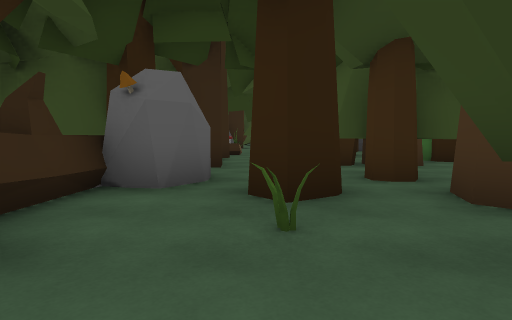
View 1 (above)

24 first-person views from a walk through a Unity game level. The camera is 1.2 m above the floor, tilts 4° down and sees 75° across. The floor is counted in squares, 2 m on a side. Each view is taken from the middle of a square. On the plan, view 1 faces up. The plan holds only what a view shows up to about 10 squares ahead; the rest is blank. The place goes on beyond the plan.

View 2
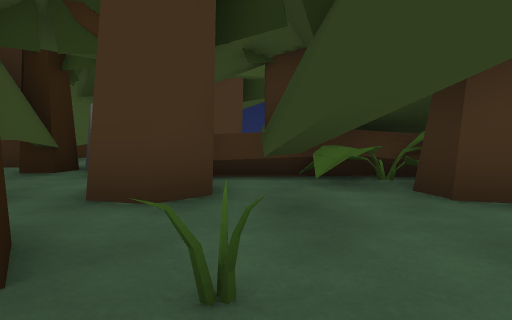

View 3
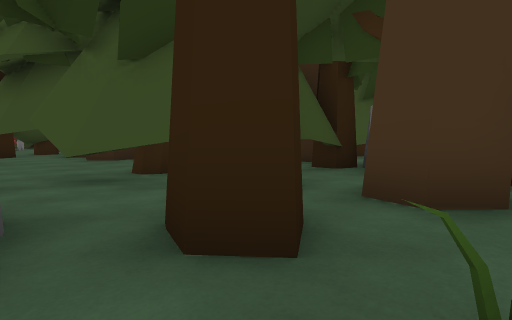

View 4
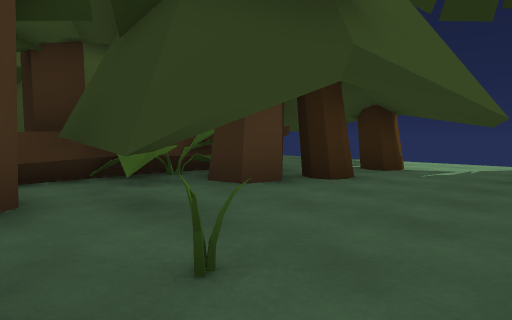

View 5
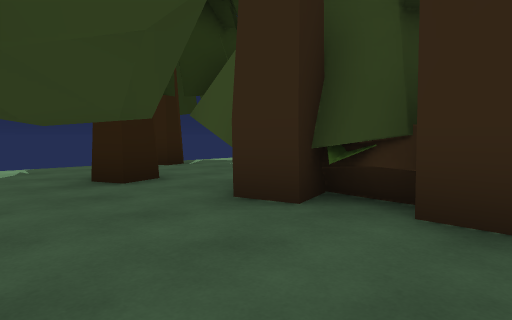

View 6
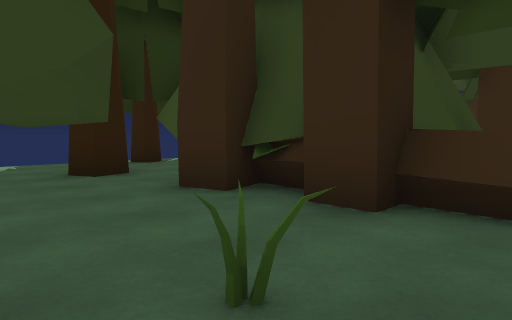

View 7
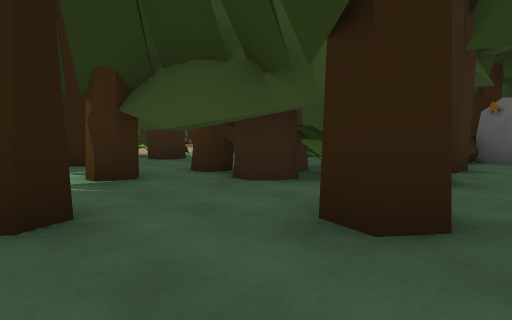

View 8
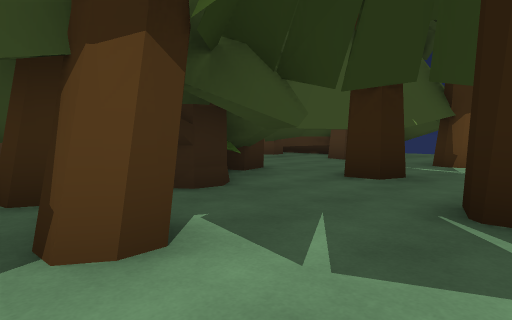

View 9
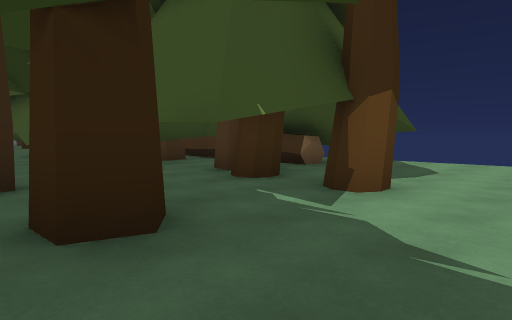

View 10
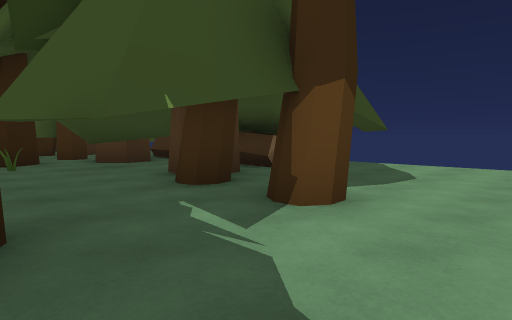

View 11
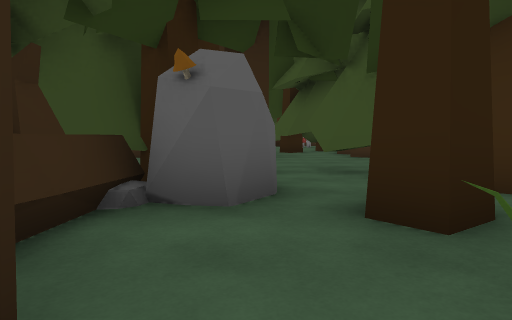

View 12
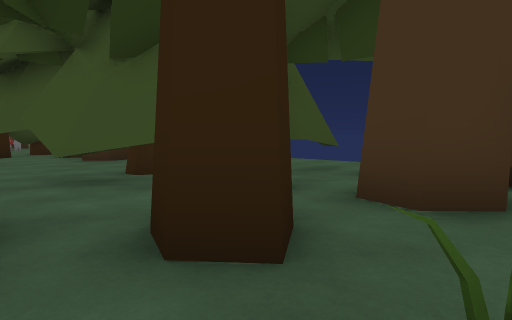

View 13
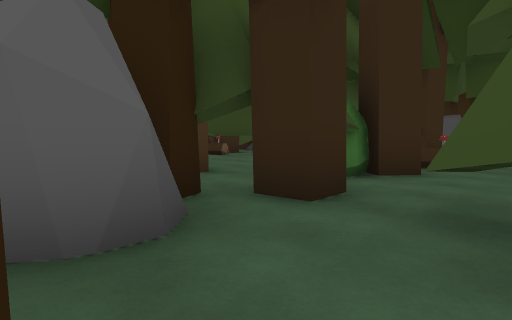

View 14
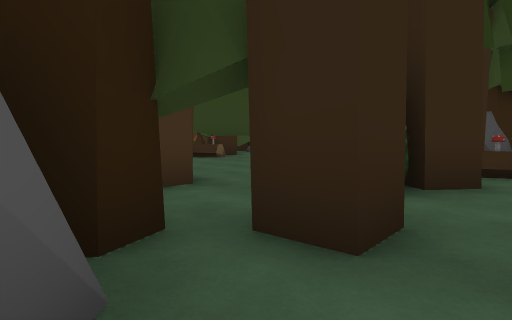

View 15
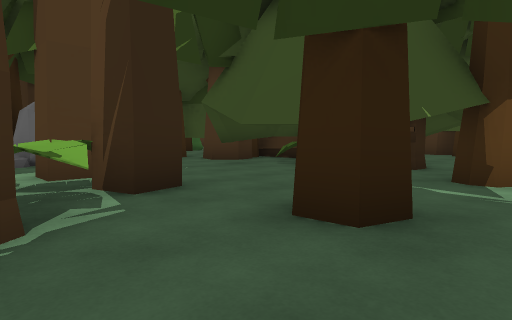

View 16
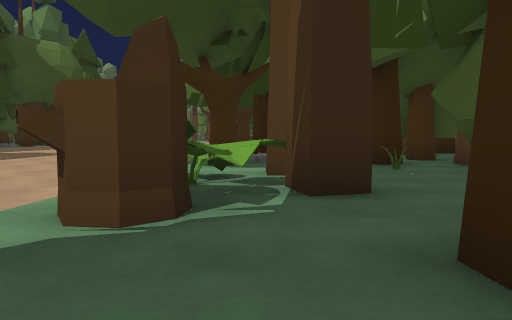

View 17
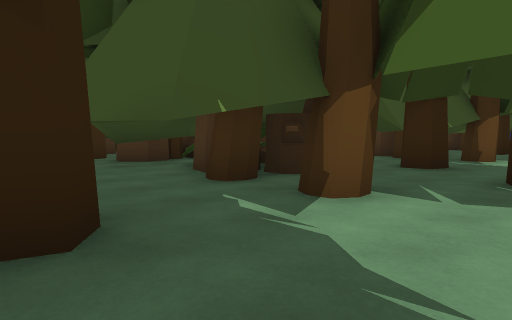

View 18
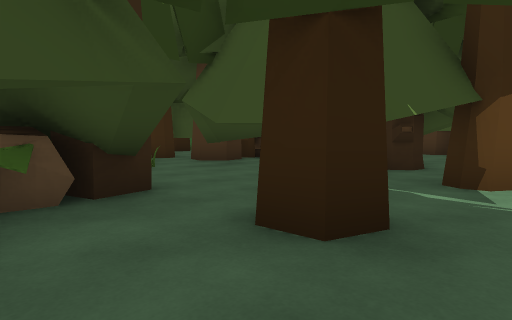

View 19
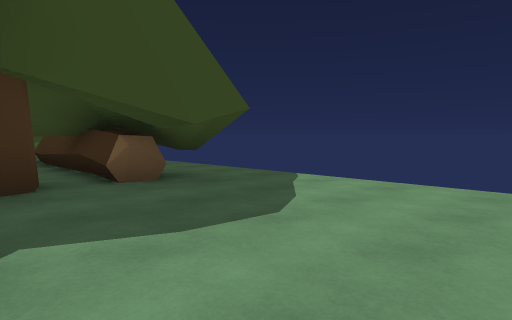

View 20
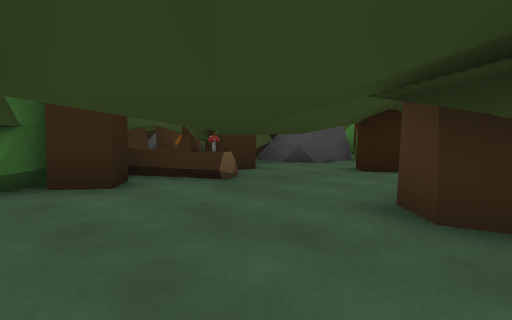

View 21
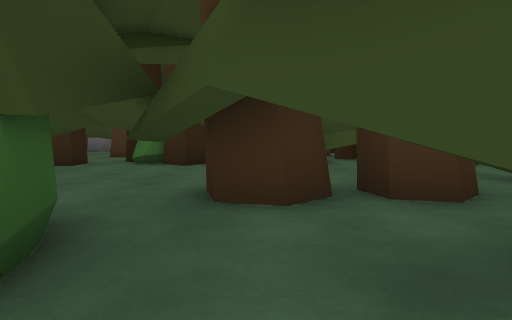

View 22
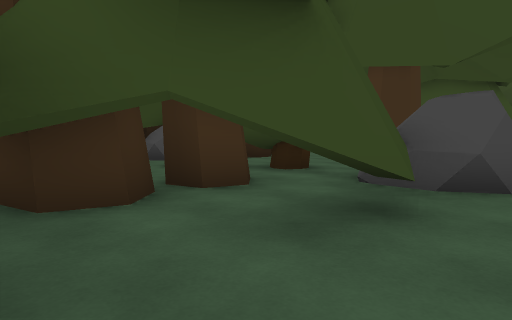

View 23
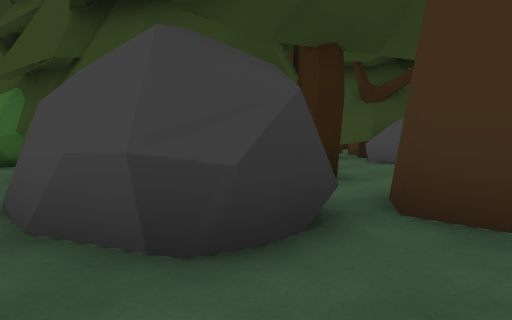

View 24
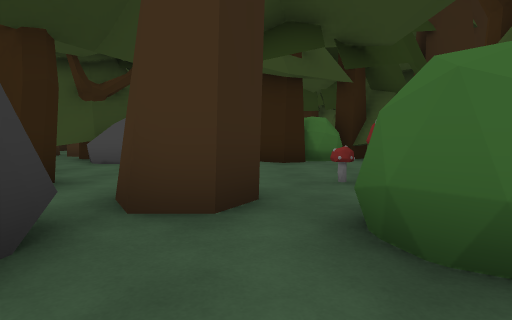

### Floor plan
Key: @ floor where view 1 was taken; # wall or solid block; x gap in a wall; . main floor; : floor 1 m higher than the main floor; ^ raised ledge; T tree; B bush; S stump; M mushroom; O other object.
Columns run from 10 left of view 1 to 13 right of it. Each row starts with its distance up from view 1.
 24              TT
 23             TT
 22               T
 21              TT   TTT
 20              TTB.. O
 19              BB# ..M BB
 18             TT # ..TT...
 17             TT  T..TT...
 16                OO.   OO.
 15               OOO.T#TOO.
 14           TT  OO.TTT.OO.
 13           T.TT#T#T.TTTT.
 12           T. T TTT. TTT.
 11           T.TTTOOT.TTT..
 10          TT T BTTTTTTBB.
  9         TT.T.. TT.T..TB
  8  TT    TT T #TTTTT... B.
  7   TT     TTT## TTTT#  ..
  6  TT  T TTT.T#.TTT.T# T
  5   TO #TT O.T#TT O..#TT
  4   OOT T #OTTTT^OOT...^
  3 x#.TTTT##.T.TT#..T.TT#
  2 .TT.TTTT#.O.TT^#.O.TT#
  1 :TT..TOOT..TTO#T..T.##..
  0 OTT..T#O#T@.#T#T...#T#T.
 -1 SO.T.##STTT.#SST.T.#..T.
 -2 S..T.#SSTTT..SSTTT....T.
 -3 ..TTT#TT.TT.#TT.TT.#TT..
 -4 ........................
 -5  T.....T......T.........

Where each view was taken, in squares from view 1:
view 1: 0 up, 0 right, facing up
view 2: 2 up, 1 left, facing right
view 3: 2 up, 1 left, facing up-right
view 4: 3 up, 1 left, facing down-right
view 5: 2 up, 1 right, facing down-left
view 6: 3 up, 1 right, facing down-left
view 7: 5 down, 0 right, facing up-left
view 8: 5 down, 1 right, facing up-right
view 9: 5 down, 5 right, facing up-right
view 10: 5 down, 6 right, facing up-right
view 11: 1 up, 6 right, facing up
view 12: 2 up, 6 right, facing up-right
view 13: 4 up, 8 right, facing up-left
view 14: 5 up, 7 right, facing up-left
view 15: 4 down, 10 left, facing up-right
view 16: 4 down, 9 left, facing up
view 17: 5 down, 8 left, facing up-right
view 18: 4 down, 3 left, facing up-right
view 19: 5 down, 9 right, facing up-right
view 20: 8 up, 10 right, facing up-left
view 21: 11 up, 13 right, facing left
view 22: 10 up, 13 right, facing up-left
view 23: 18 up, 13 right, facing down-left
view 24: 18 up, 13 right, facing left
